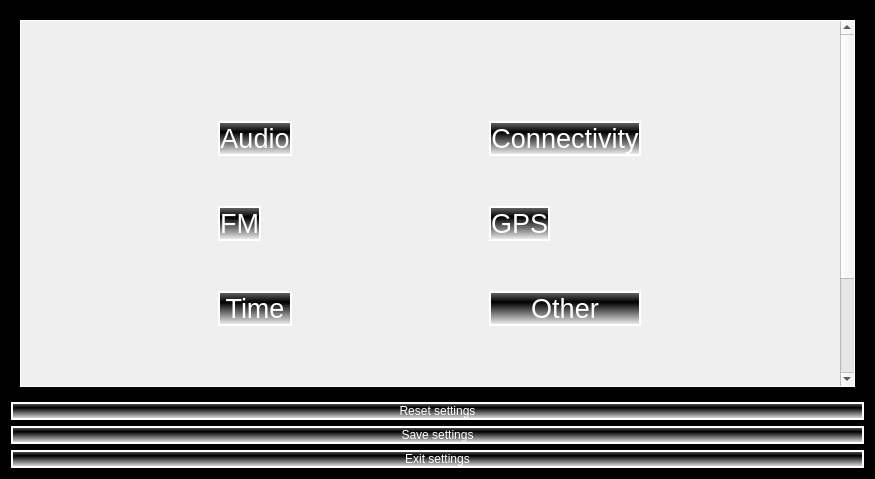
<?xml version="1.0" encoding="UTF-8"?>
<ui version="4.0">
 <class>Settings</class>
 <widget class="QWidget" name="Settings">
  <property name="geometry">
   <rect>
    <x>0</x>
    <y>0</y>
    <width>875</width>
    <height>479</height>
   </rect>
  </property>
  <property name="windowTitle">
   <string>Form</string>
  </property>
  <property name="autoFillBackground">
   <bool>false</bool>
  </property>
  <property name="styleSheet">
   <string notr="true">#Settings
{
background-color:rgb(0, 0, 0);
color:white;
}

QScrollArea
{
border: 1px solid white;
background-color:rgb(0, 0, 0);
color:white;
}


QPushButton , QCheckBox
{
border: 2px solid white;
background-color:qlineargradient(spread:reflect, x1:1, y1:0.318, x2:1, y2:1, stop:0 rgba(0, 0, 0, 255), stop:1 rgba(255, 255, 255, 255));
color:white;

}

QLabel
{
color:white;
}</string>
  </property>
  <layout class="QGridLayout" name="gridLayout_2">
   <item row="0" column="0">
    <widget class="QStackedWidget" name="stackedWidget">
     <widget class="QWidget" name="page_3">
      <layout class="QGridLayout" name="gridLayout">
       <item row="0" column="0">
        <widget class="QScrollArea" name="scrollArea">
         <property name="widgetResizable">
          <bool>true</bool>
         </property>
         <widget class="QWidget" name="scrollAreaWidgetContents">
          <property name="geometry">
           <rect>
            <x>0</x>
            <y>0</y>
            <width>823</width>
            <height>511</height>
           </rect>
          </property>
          <layout class="QGridLayout" name="gridLayout_3">
           <property name="leftMargin">
            <number>50</number>
           </property>
           <property name="topMargin">
            <number>100</number>
           </property>
           <property name="rightMargin">
            <number>50</number>
           </property>
           <property name="bottomMargin">
            <number>200</number>
           </property>
           <property name="spacing">
            <number>50</number>
           </property>
           <item row="1" column="1">
            <widget class="QPushButton" name="gps">
             <property name="sizePolicy">
              <sizepolicy hsizetype="Maximum" vsizetype="Fixed">
               <horstretch>0</horstretch>
               <verstretch>0</verstretch>
              </sizepolicy>
             </property>
             <property name="font">
              <font>
               <pointsize>20</pointsize>
              </font>
             </property>
             <property name="text">
              <string>GPS</string>
             </property>
            </widget>
           </item>
           <item row="0" column="0">
            <widget class="QPushButton" name="audio">
             <property name="sizePolicy">
              <sizepolicy hsizetype="Maximum" vsizetype="Fixed">
               <horstretch>0</horstretch>
               <verstretch>0</verstretch>
              </sizepolicy>
             </property>
             <property name="font">
              <font>
               <pointsize>20</pointsize>
              </font>
             </property>
             <property name="text">
              <string>Audio</string>
             </property>
             <property name="flat">
              <bool>false</bool>
             </property>
            </widget>
           </item>
           <item row="1" column="0">
            <widget class="QPushButton" name="FM">
             <property name="sizePolicy">
              <sizepolicy hsizetype="Maximum" vsizetype="Fixed">
               <horstretch>0</horstretch>
               <verstretch>0</verstretch>
              </sizepolicy>
             </property>
             <property name="font">
              <font>
               <pointsize>20</pointsize>
              </font>
             </property>
             <property name="text">
              <string>FM</string>
             </property>
            </widget>
           </item>
           <item row="0" column="1">
            <widget class="QPushButton" name="connect">
             <property name="sizePolicy">
              <sizepolicy hsizetype="Maximum" vsizetype="Fixed">
               <horstretch>0</horstretch>
               <verstretch>0</verstretch>
              </sizepolicy>
             </property>
             <property name="font">
              <font>
               <pointsize>20</pointsize>
              </font>
             </property>
             <property name="text">
              <string>Connectivity</string>
             </property>
            </widget>
           </item>
           <item row="2" column="0">
            <widget class="QPushButton" name="time">
             <property name="font">
              <font>
               <pointsize>20</pointsize>
              </font>
             </property>
             <property name="text">
              <string>Time</string>
             </property>
            </widget>
           </item>
           <item row="2" column="1">
            <widget class="QPushButton" name="other">
             <property name="font">
              <font>
               <pointsize>20</pointsize>
              </font>
             </property>
             <property name="text">
              <string>Other</string>
             </property>
            </widget>
           </item>
          </layout>
         </widget>
        </widget>
       </item>
      </layout>
     </widget>
     <widget class="QWidget" name="page_4"/>
    </widget>
   </item>
   <item row="1" column="0">
    <widget class="QPushButton" name="Reset">
     <property name="styleSheet">
      <string notr="true"/>
     </property>
     <property name="text">
      <string>Reset settings</string>
     </property>
    </widget>
   </item>
   <item row="2" column="0">
    <widget class="QPushButton" name="Save">
     <property name="styleSheet">
      <string notr="true"/>
     </property>
     <property name="text">
      <string>Save settings</string>
     </property>
    </widget>
   </item>
   <item row="3" column="0">
    <widget class="QPushButton" name="Exit">
     <property name="styleSheet">
      <string notr="true"/>
     </property>
     <property name="text">
      <string>Exit settings</string>
     </property>
    </widget>
   </item>
  </layout>
 </widget>
 <resources/>
 <connections/>
</ui>
